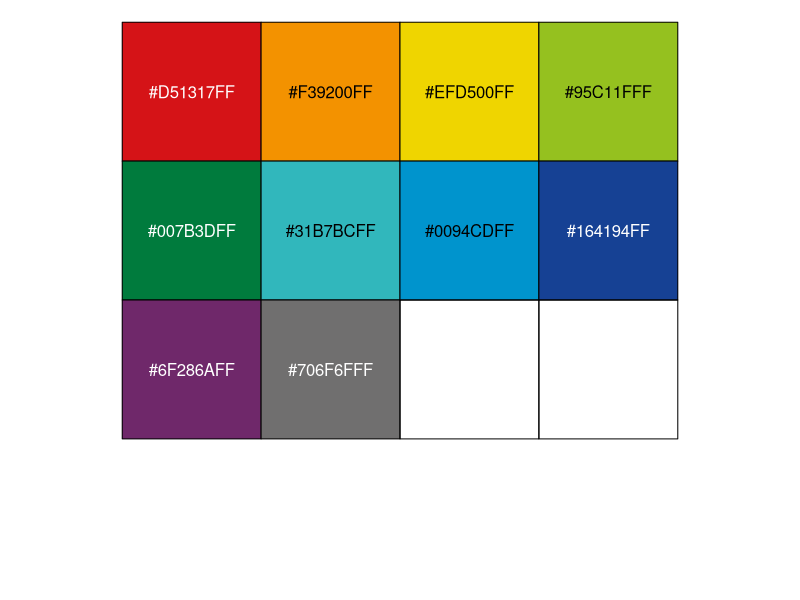
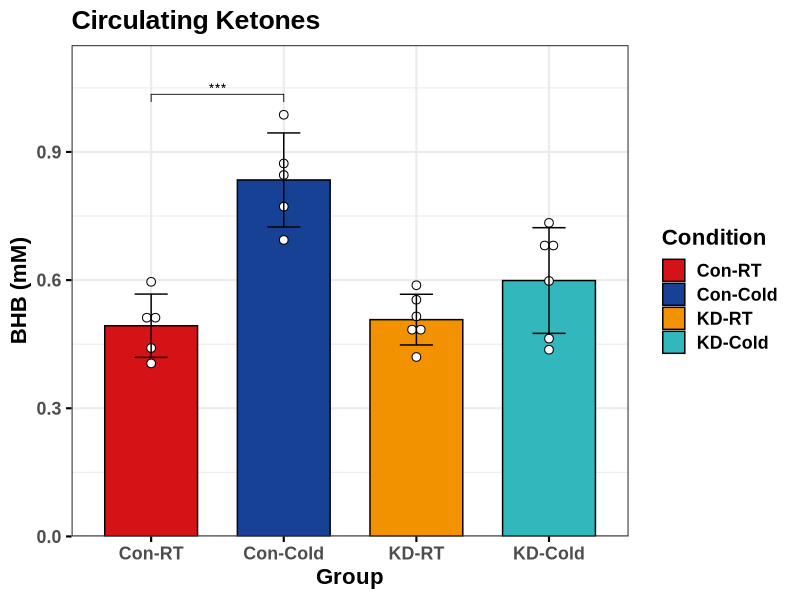
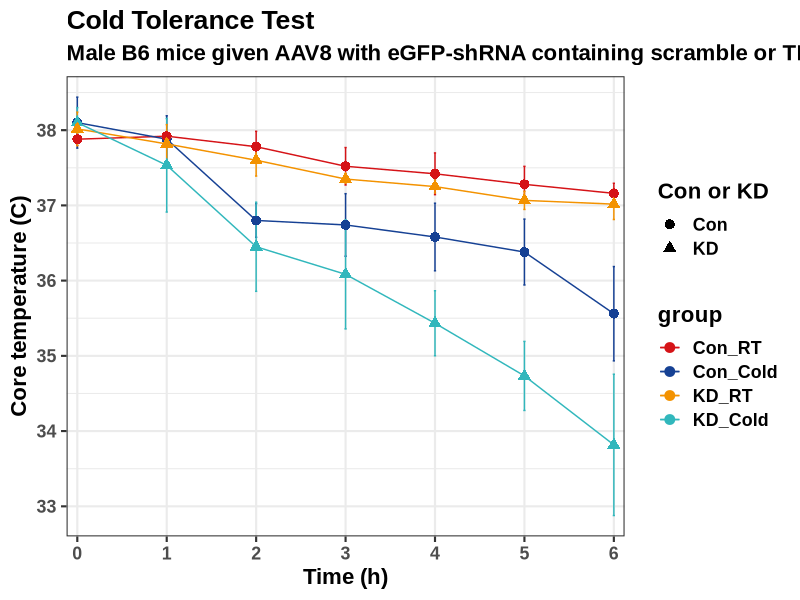
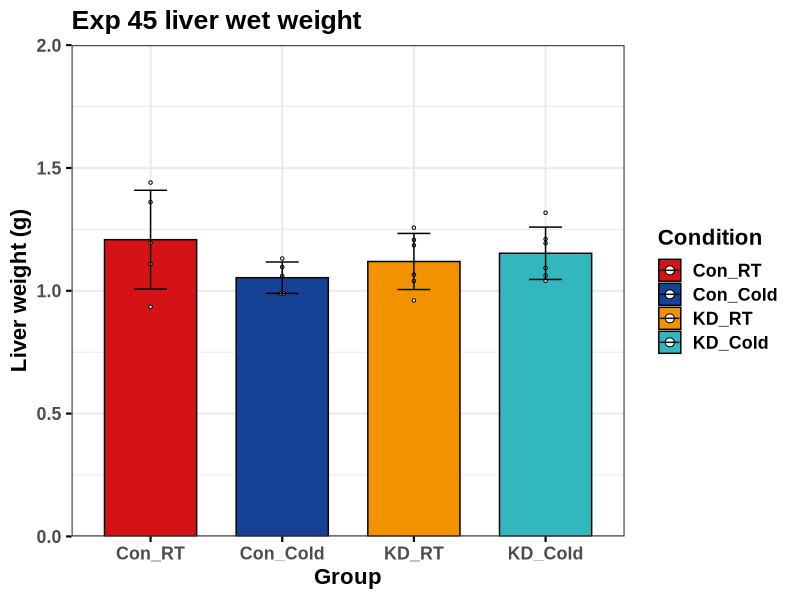
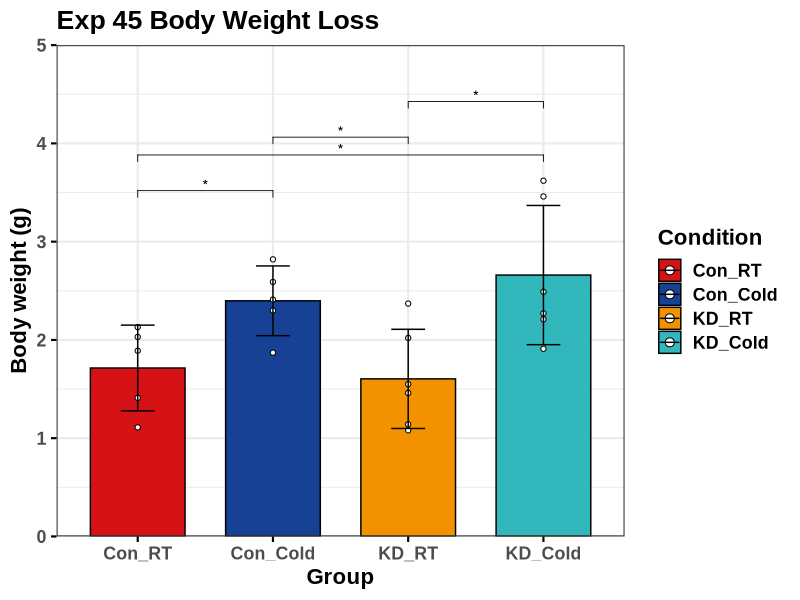
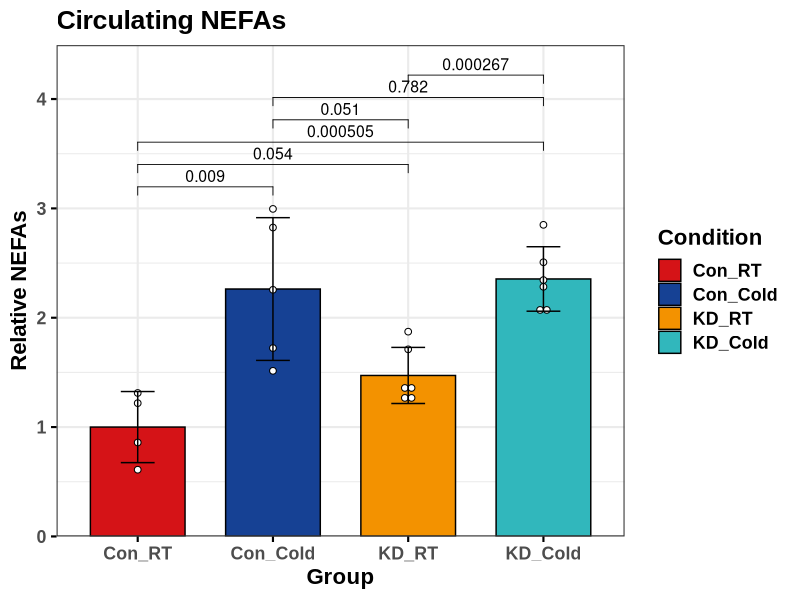
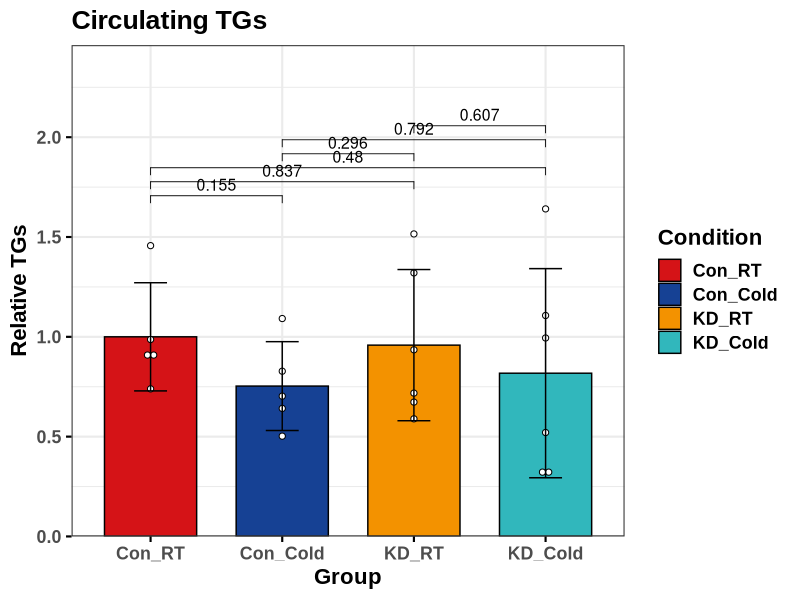
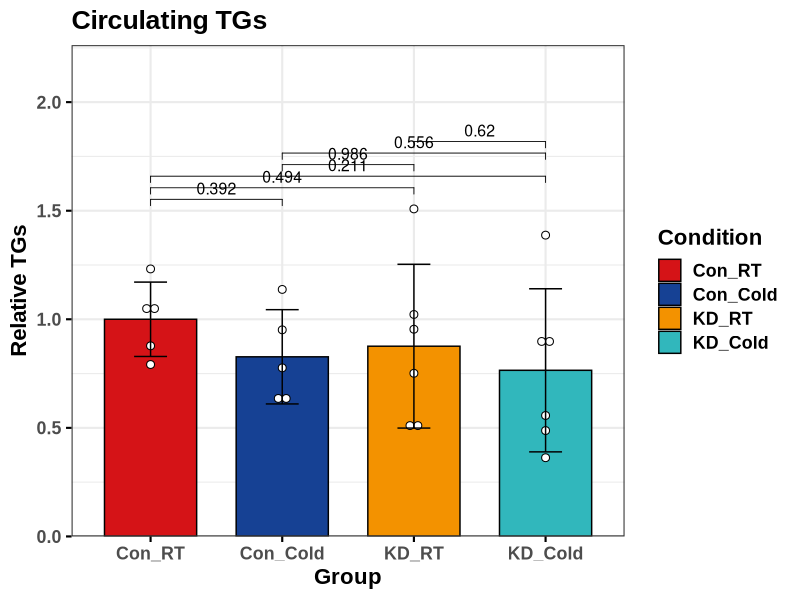

R code for these plots, in order:
## ---- chunk 1
if(!require(tidyverse)){install.packages("tidyverse")}
if(!require(readxl)){install.packages("readxl")}
if(!require(ggpubr)){install.packages("ggpubr")}
if(!require(RColorBrewer)){install.packages("RColorBrewer")}
if(!require(ggsci)){install.packages("ggsci")}
if(!require(scales)){install.packages("scales")}
if(!require(Cairo)){install.packages("Cairo")}
if(!require(rstatix)){install.packages("rstatix")}

show_col(pal_frontiers("default")(10))
pal_45 <- c("#D51317", "#164194", "#F39200FF", "#31B7BCFF")
## ---- chunk 2
mdat <- read_xlsx("data/Met_assays/2023_0321_Exp45_Ketone_final.xlsx", sheet = "Final")

mdat$Condition <- factor(mdat$Condition, levels = c("Con-RT", "Con-Cold",
                                                    "KD-RT", "KD-Cold")
                         )
mdat$Genotype <- gsub("-.*", "", mdat$Condition)

p0 <- ggbarplot(data = mdat, x = "Condition", y = "Conc_mM", fill = "Condition",
          add = c('mean_sd', 'dotplot'),
          add.params = list(width = 0.25,
                            binwidth = 0.05*min(mdat$Conc_mM,
                                               na.rm = T)
                            ),
          position = position_dodge(0.9)
          ) +
  scale_y_continuous(limits = c(0, 1.15), expand = c(0,0)
                     ) +
  theme_bw(base_size = 16, base_family = "Arial") +
  theme(text = element_text(colour = 'black', 
                                  family = "Arial", 
                                  size = 16, 
                                  face = "bold")
        )
                   

p1 <- ggpar(p0, palette = pal_45, title = "Circulating Ketones",
            ylab = "BHB (mM)", xlab = "Group") 

stat.test <- mdat |>
  na.omit() |>
  t_test(Conc_mM ~ Condition) |>
  adjust_pvalue(method = "none") |>
  add_significance("p")

stat.test$p.adj.signif <- stat.test$p.signif
stat.test <- stat.test |>
  na.omit() |>
  add_xy_position(fun = "max") 

p2 <- p1 + stat_pvalue_manual(step.increase = 0,
  stat.test, label = "p.signif", 
  tip.length = 0.02, size = 4,
  hide.ns = T)

CairoPDF(file = "output/Fig4/Fig4C_Exp45_ketone.pdf", height = 8, width = 8)
  print(p2)
dev.off()
## ---- chunk 3
mdat <- read_xlsx("data/Exp45/Exp_45_data.xlsx", sheet = "Sheet2")

temp <- mdat |> select(`Con or KD`, `Exp ID #`, RT_Cold, `T-0h`:`T-6h`)
temp <- temp |> 
  group_by(`Con or KD`, RT_Cold) |>
  pivot_longer(cols = starts_with("T"),
               names_to = "Time", 
               values_to = "Temp")

temp_sum <- temp |> 
  group_by(`Con or KD`, RT_Cold, Time) |>
  summarise(
    mean = mean(Temp, na.rm = T),
    sd = sd(Temp,na.rm = T)
  )
  
temp_sum$group <- paste0(temp_sum$`Con or KD`, "_", temp_sum$RT_Cold)
temp_sum$group <- factor(temp_sum$group, 
                         levels = c("Con_RT", "Con_Cold",
                                    "KD_RT", "KD_Cold"))

p0 <- temp_sum |> ggplot(aes(x=Time, y=mean, group=group, color=group, shape =`Con or KD`)) + 
  geom_errorbar(aes(ymin=mean-sd, ymax=mean+sd), width=.1, 
                position=position_dodge(0.00)) +
  geom_line() + geom_point(size = 3) +
  scale_color_manual(values = c("#D51317", "#164194", 
                                "#F39200FF", "#31B7BCFF")
                     ) +
  scale_x_discrete(labels = c("0", "1", "2", "3", "4", "5", "6"), expand = c(0.02, 0.0)) +
  xlab("Time (h)") +
  ylab("Core temperature (C)") +
  ggtitle("Cold Tolerance Test", 
          subtitle = "Male B6 mice given AAV8 with eGFP-shRNA containing scramble or TFEB target sequence.") +
  theme_bw(base_size = 16, base_family = "Arial") + 
  theme(text = element_text(face = "bold")
        )
  

CairoPDF(file = "output/Fig4/Fig4A_Exp45__CTT.pdf", height = 8, width = 10)
  print(p0)
dev.off()

# Add significance in AI
temp_6h <- temp |> filter(Time == "T-2h")
temp_6h$`Con or KD` <- factor(temp_6h$`Con or KD`)
temp_6h$RT_Cold <- factor(temp_6h$RT_Cold)
names(temp_6h)[1] <- "Genotype"

summary(aov(temp_6h$Temp ~ temp_6h$Genotype*temp_6h$RT_Cold))

stat.test <- temp_6h |> group_by(Genotype) |>
  t_test(Temp ~ RT_Cold) 


stat.test2 <- temp_6h |> group_by(RT_Cold) |>
  t_test(Temp ~ Genotype) 

summary(aov(temp_6h$Temp ~ temp_6h$Genotype*temp_6h$RT_Cold))
## ---- chunk 4
mdat <- read_xlsx("data/Exp45/Exp_45_data.xlsx", sheet = "Sheet2")
temp <- mdat |> select(`Con or KD`, `Exp ID #`, RT_Cold, 
                       `Liver wet weight (g)`)

names(temp) <- c("Genotype", "ID", "Temp", "Liver")

temp <- temp |>
  pivot_longer(-c(Genotype, ID, Temp),
               names_to = "weight", 
               values_to = "g")

temp <- temp |> mutate(Condition = paste0(Genotype, "_", Temp))

temp$Condition <- factor(temp$Condition, levels = c("Con_RT", "Con_Cold",
                                                    "KD_RT", "KD_Cold")
                         )

p0 <- ggbarplot(data = temp, x = "Condition", y = "g", 
                fill = "Condition", color = "Condition",
          add = c('mean_sd', 'dotplot'),
          add.params = list(width = 0.25,
                            binwidth = 0.015*min(temp$g,
                                               na.rm = T)
                            ),
          position = position_dodge(0.9)
          ) +
  scale_y_continuous(limits = c(0, 2), expand = c(0,0)
                     ) +
  theme_bw(base_size = 16, base_family = "Arial") +
  theme(text = element_text(colour = 'black', 
                                  family = "Arial", 
                                  size = 16, 
                                  face = "bold")
        )
                   

p1 <- ggpar(p0, palette = pal_45, title = "Exp 45 liver wet weight",
            ylab = "Liver weight (g)", xlab = "Group") +
  scale_color_manual(values = c("black", "black", "black", "black"))

stat.test <- temp |>
  na.omit() |>
  t_test(g ~ Condition) |>
  adjust_pvalue(method = "none") |>
  add_significance("p")

stat.test$p.adj.signif <- stat.test$p.signif
stat.test <- stat.test |>
  na.omit() |>
  add_xy_position(fun = "max", "Condition") 

p2 <- p1 + stat_pvalue_manual(step.increase = 0,
  stat.test, label = "p.signif", 
  tip.length = 0.02, size = 4,
  hide.ns = T)

CairoPDF(file = "output/Fig4/SFig4A_Exp45_liver_weight.pdf", height = 8, width = 8)
  print(p2)
dev.off()
## ---- chunk 5
mdat1 <- mdat |> mutate(delta_weight = `initial weight (g)` - `final weight (g)`)

mdat1 <- mdat1 |> select(`Con or KD`, `Exp ID #`,
                         RT_Cold, delta_weight)

names(mdat1) <- c("Genotype", "ID", "Temp", "Change")

mdat2 <- mdat1 |>
  pivot_longer(-c(Genotype, ID, Temp),
               names_to = "weight", 
               values_to = "g")

mdat2 <- mdat2 |> mutate(Condition = paste0(Genotype, "_", Temp))

mdat2$Condition <- factor(mdat2$Condition, levels = c("Con_RT", "Con_Cold",
                                                    "KD_RT", "KD_Cold")
                         )

p0 <- ggbarplot(data = mdat2, x = "Condition", y = "g", 
                fill = "Condition", color = "Condition",
          add = c('mean_sd', 'dotplot'),
          add.params = list(width = 0.25,
                            binwidth = 0.05*min(mdat2$g,
                                               na.rm = T)
                            ),
          position = position_dodge(0.9)
          ) +
  scale_y_continuous(limits = c(0, 5), expand = c(0,0)
                     ) +
  theme_bw(base_size = 16, base_family = "Arial") +
  theme(text = element_text(colour = 'black', 
                                  family = "Arial", 
                                  size = 16, 
                                  face = "bold")
        )

p1 <- ggpar(p0, palette = pal_45, title = "Exp 45 Body Weight Loss",
            ylab = "Body weight (g)", xlab = "Group") +
  scale_color_manual(values = c("black", "black", "black", "black"))

stat.test <- mdat2 |>
  na.omit() |> 
  t_test(g ~ Condition) |>
  adjust_pvalue(method = "none") |>
  add_significance("p")

stat.test$p.adj.signif <- stat.test$p.signif
stat.test <- stat.test |>
  na.omit() |>
  add_xy_position(fun = "mean_sd", "Condition") 

p2 <- p1 + stat_pvalue_manual(step.increase = 0,
  stat.test, label = "p.signif", 
  tip.length = 0.02, size = 4,
  hide.ns = T)

CairoPDF(file = "output/Fig4/SFig4A_Exp45_BW_change.pdf", height = 8, width = 8)
  print(p2)
dev.off()
## ---- chunk 6
mdat <- read_xlsx("data/Met_assays/2023_0330_Exp45_NEFA_plasma.xlsx", sheet = "Final")

mdat$Condition <- paste0(mdat$Genotype, "_", mdat$Temp)
mdat$Condition <- factor(mdat$Condition, levels = c("Con_RT", "Con_Cold",
                                                    "KD_RT", "KD_Cold")
                         )
mdat <- mdat |> filter(!Sample == 1)
mdat <- mdat |>
  mutate(rel_amt = Alternative_average/mean(Alternative_average[Condition == "Con_RT"])
         )

p0 <- ggbarplot(data = mdat, x = "Condition", y = "rel_amt", fill = "Condition",
          add = c('mean_sd', 'dotplot'),
          add.params = list(width = 0.25,
                            binwidth = 0.10*min(mdat$rel_amt,
                                               na.rm = T)
                            ),
          position = position_dodge(0.8)
          ) +
  scale_y_continuous(limits = c(0, 1.50*max(mdat$rel_amt)),
                     expand = c(0,0)
                     ) +
  theme_bw(base_size = 16, base_family = "Arial") +
  theme(text = element_text(colour = 'black', 
                                  family = "Arial", 
                                  size = 16, 
                                  face = "bold")
        )
                   

p1 <- ggpar(p0, palette = pal_45, title = "Circulating NEFAs",
            ylab = "Relative NEFAs", xlab = "Group") 

stat.test <- mdat |>
  na.omit() |>
  t_test(rel_amt ~ Condition) |>
  adjust_pvalue(method = "none") |>
  add_significance("p")

stat.test$p.adj.signif <- stat.test$p.signif
stat.test <- stat.test |>
  na.omit() |>
  add_xy_position(fun = "max") 

p2 <- p1 + stat_pvalue_manual(step.increase = -0.01,
  stat.test, label = "p", 
  tip.length = 0.02, size = 4,
  hide.ns = F)

CairoPDF(file = "output/Fig4/Fig4E_Exp45_NEFA.pdf", height = 8, width = 8)
  print(p2)
dev.off()
## ---- chunk 7
mdat <- read_xlsx("data/Met_assays/2023_0330_Exp45_TG_plasma.xlsx", sheet = "Final")

mdat$Condition <- paste0(mdat$Genotype, "_", mdat$Temp)
mdat$Condition <- factor(mdat$Condition, levels = c("Con_RT", "Con_Cold",
                                                    "KD_RT", "KD_Cold")
                         )
mdat <- mdat |>
  mutate(rel_amt = average_mg_uL/mean(average_mg_uL[Condition == "Con_RT"])
         )

p0 <- ggbarplot(data = mdat, x = "Condition", y = "rel_amt", fill = "Condition",
          add = c('mean_sd', 'dotplot'),
          add.params = list(width = 0.25,
                            binwidth = 0.10*min(mdat$rel_amt,
                                               na.rm = T)
                            ),
          position = position_dodge(0.8)
          ) +
  scale_y_continuous(limits = c(0, 1.50*max(mdat$rel_amt)),
                     expand = c(0,0)
                     ) +
  theme_bw(base_size = 16, base_family = "Arial") +
  theme(text = element_text(colour = 'black', 
                                  family = "Arial", 
                                  size = 16, 
                                  face = "bold")
        )
                   

p1 <- ggpar(p0, palette = pal_45, title = "Circulating TGs",
            ylab = "Relative TGs", xlab = "Group") 

stat.test <- mdat |>
  na.omit() |>
  t_test(rel_amt ~ Condition) |>
  adjust_pvalue(method = "none") |>
  add_significance("p")

stat.test$p.adj.signif <- stat.test$p.signif
stat.test <- stat.test |>
  na.omit() |>
  add_xy_position(fun = "max") 

p2 <- p1 + stat_pvalue_manual(step.increase = -0.005,
  stat.test, label = "p", 
  tip.length = 0.02, size = 4,
  hide.ns = F)

CairoPDF(file = "output/Fig4/Fig4E_Exp45_TG.pdf", height = 8, width = 8)
  print(p2)
dev.off()
## ---- chunk 8
mdat <- read_xlsx("data/Met_assays/2023_0420_Exp45_TG_plasma.xlsx", sheet = "R_FINAL")

mdat$Condition <- paste0(mdat$Con_KD, "_", mdat$Temp)
mdat$Condition <- factor(mdat$Condition, levels = c("Con_RT", "Con_Cold",
                                                    "KD_RT", "KD_Cold")
                         )
mdat <- mdat |>
  mutate(rel_amt = mg_dL/mean(mg_dL[Condition == "Con_RT"])
         )

p0 <- ggbarplot(data = mdat, x = "Condition", y = "rel_amt", fill = "Condition",
          add = c('mean_sd', 'dotplot'),
          add.params = list(width = 0.25,
                            binwidth = 0.10*min(mdat$rel_amt,
                                               na.rm = T)
                            ),
          position = position_dodge(0.8)
          ) +
  scale_y_continuous(limits = c(0, 1.50*max(mdat$rel_amt)),
                     expand = c(0,0)
                     ) +
  theme_bw(base_size = 16, base_family = "Arial") +
  theme(text = element_text(colour = 'black', 
                                  family = "Arial", 
                                  size = 16, 
                                  face = "bold")
        )
                   

p1 <- ggpar(p0, palette = pal_45, title = "Circulating TGs",
            ylab = "Relative TGs", xlab = "Group") 

stat.test <- mdat |>
  na.omit() |>
  t_test(rel_amt ~ Condition) |>
  adjust_pvalue(method = "none") |>
  add_significance("p")

stat.test$p.adj.signif <- stat.test$p.signif
stat.test <- stat.test |>
  na.omit() |>
  add_xy_position(fun = "max") 

p2 <- p1 + stat_pvalue_manual(step.increase = 0,
  stat.test, label = "p", 
  tip.length = 0.02, size = 4,
  hide.ns = F)

CairoPDF(file = "output/Fig4/SFig4B_Exp45_TG.pdf", height = 8, width = 8)
  print(p2)
dev.off()
## ---- chunk 9
mdat <- read_xlsx("data/Met_assays/2023_0331_Exp45_cholesterol_plasma.xlsx", sheet = "Final")

mdat$Condition <- paste0(mdat$Genotype, "_", mdat$Temp)
mdat$Condition <- factor(mdat$Condition, levels = c("Con_RT", "Con_Cold",
                                                    "KD_RT", "KD_Cold")
                         )
mdat <- mdat |>
  mutate(rel_amt = Conc_ug_mL/mean(Conc_ug_mL[Condition == "Con_RT"])
         )

p0 <- ggbarplot(data = mdat, x = "Condition", y = "rel_amt", fill = "Condition",
          add = c('mean_sd', 'dotplot'),
          add.params = list(width = 0.25,
                            binwidth = 0.10*min(mdat$rel_amt,
                                               na.rm = T)
                            ),
          position = position_dodge(0.8)
          ) +
  scale_y_continuous(limits = c(0, 1.50*max(mdat$rel_amt)),
                     expand = c(0,0)
                     ) +
  theme_bw(base_size = 16, base_family = "Arial") +
  theme(text = element_text(colour = 'black', 
                                  family = "Arial", 
                                  size = 16, 
                                  face = "bold")
        )
                   

p1 <- ggpar(p0, palette = pal_45, title = "Circulating cholesterol",
            ylab = "Relative abundance", xlab = "Group") 

stat.test <- mdat |>
  na.omit() |>
  t_test(rel_amt ~ Condition) |>
  adjust_pvalue(method = "none") |>
  add_significance("p")

stat.test$p.adj.signif <- stat.test$p.signif
stat.test <- stat.test |>
  na.omit() |>
  add_xy_position(fun = "max") 

p2 <- p1 + stat_pvalue_manual(step.increase = -0.005,
  stat.test, label = "p", 
  tip.length = 0.02, size = 4,
  hide.ns = F)

CairoPDF(file = "output/Fig4/Fig4E_Exp45_Chol.pdf", height = 8, width = 8)
  print(p2)
dev.off()
